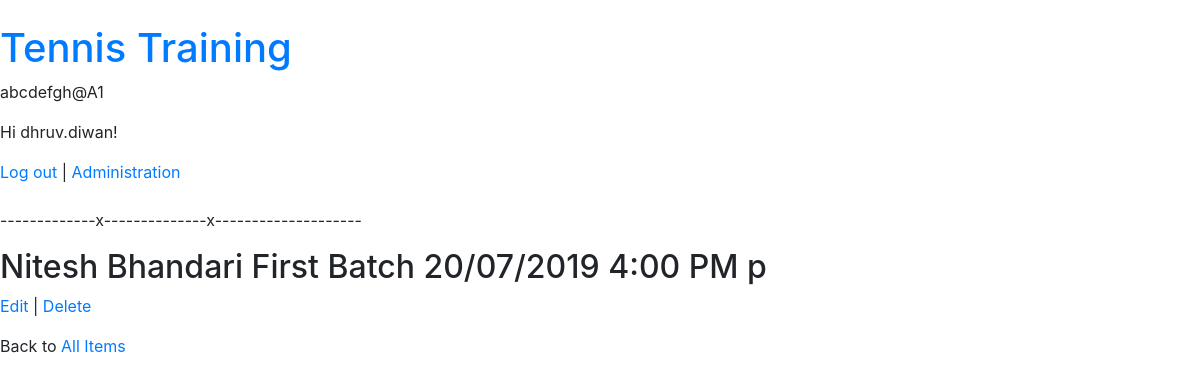
Screenshot of /attendance/item/3/ (signed in) with the database file from the repository.
### users/models.py (models this page shows)
class CustomUser(AbstractUser):
    middle_name = models.CharField(null = True, max_length=300)
    date_of_birth = models.DateField(null = True)
    mobile = PhoneNumberField(null = True)
    telephone = PhoneNumberField(null = True)
    intercom = models.CharField(null = True, max_length=300)

### attendance/models.py (models this page shows, shortened)
class AttendanceItem(models.Model):
    student = models.ForeignKey(AttendancePerson, on_delete = models.CASCADE,)
    attendance_event = models.ForeignKey(AttendanceEvent, on_delete = models.CASCADE,)
    status = models.CharField(null = True, max_length=300)
    def __str__(self):
        return '\t'.join([self.student.name() , str(self.attendance_event) , self.status])

class AttendancePerson(models.Model):
    first_name = models.CharField(null = True, max_length=300)
    last_name = models.CharField(null = True, blank = True, max_length=300)
    middle_name = models.CharField(null = True, blank = True, max_length=300)
    date_of_birth = models.DateField(null = True, blank = True)
    mobile = PhoneNumberField(null = True, blank = True)
    telephone = PhoneNumberField(null = True, blank = True, max_length=300)
    user = models.ForeignKey(CustomUser, blank = True, null = True, on_delete = models.CASCADE,)
    title = models.CharField(null = True, max_length=300)
    subtitle = models.CharField(null = True, max_length=300)
    def name(self):
        n = self.first_name
        if self.middle_name:
            n += " " + self.middle_name
        if self.last_name:
            n += " " + self.last_name
        return n

class AttendanceEvent(models.Model):
    name = models.CharField(null = True, max_length=300)
    students = models.ManyToManyField(AttendancePerson, blank = True)
    batches = models.ManyToManyField(Batch, blank = True)
    scheduled_date_time = models.DateTimeField(null = True, blank = True)
    execution_date_time = models.DateTimeField(null = True, blank = True)
    event_status = models.CharField(null = True, max_length=300)
    def __str__(self):
        return self.name

### attendance/item/views.py (the view)
# urls.py: path('<int:pk>/',AttendanceItemDetailView.as_view(), name='attendance_item_detail'),
class AttendanceItemDetailView(LoginRequiredMixin , DetailView):
    model = AttendanceItem
    template_name = 'item/attendance_item_detail.html'
    login_url = 'login'

### attendance/templates/item/attendance_item_detail.html (shortened to what this page needs)
{% extends 'base.html' %}
{% block content %}
  <div class="attendance_item_entry">
    <h2>{{ object }}</h2>
  </div>
  <p>
    <a href="{% url 'attendance_item_edit' object.pk %}">Edit</a> |
    <a href="{% url 'attendance_item_delete' object.pk %}">Delete</a></p>
  <p>Back to <a href="{% url 'attendance_item_list' %}">All Items</a></p>
{% endblock content %}

### templates/base.html (shortened to what this page needs)
﻿<!DOCTYPE html>
<html>
<head>
    <link rel="stylesheet"
          href="https://stackpath.bootstrapcdn.com/bootstrap/4.1.3/css/\bootstrap.min.css"
>
</head>
<body>
  <div>
    <header>
      <div class="nav-left">
        <h1><a href="{% url 'home' %}">Tennis Training</a></h1>
      </div>
    </header>
    <p>abcdefgh@A1</p>
    {% if user.is_authenticated %}
      <p>Hi {{ user.username }}!</p>
      <a href="{% url 'logout' %}">Log out</a>
    {% else %}
      <p>You are not logged in.</p>
      <a href="{% url 'login' %}">Log In</a> |
      <a href="{% url 'signup' %}">Sign Up</a>
    {% endif %}
       | <a href="/admin" target="_blank">Administration</a>
<br><br>
<p>-------------x--------------x--------------------</p>
    {% block content %}
    {% endblock content %}
  </div>
</body>
</html>

### rows the page displays
CustomUser: username "dhruv.diwan"
AttendanceItem: student+attendance_event+status "Nitesh Bhandari First Batch 20/07/2019 4:00 PM p"
